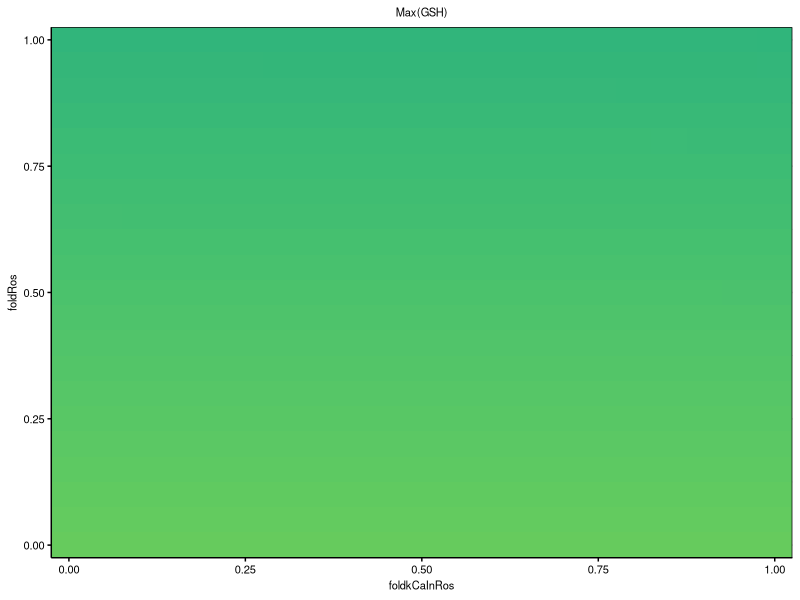
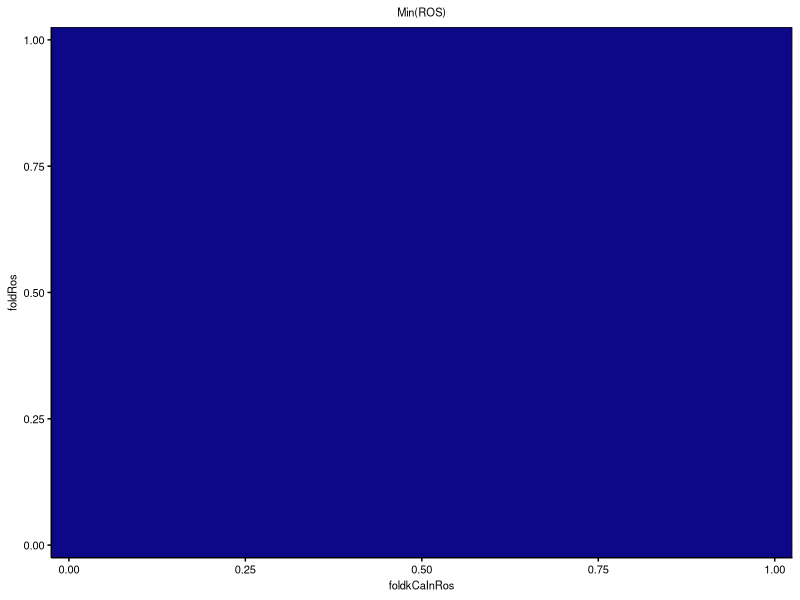
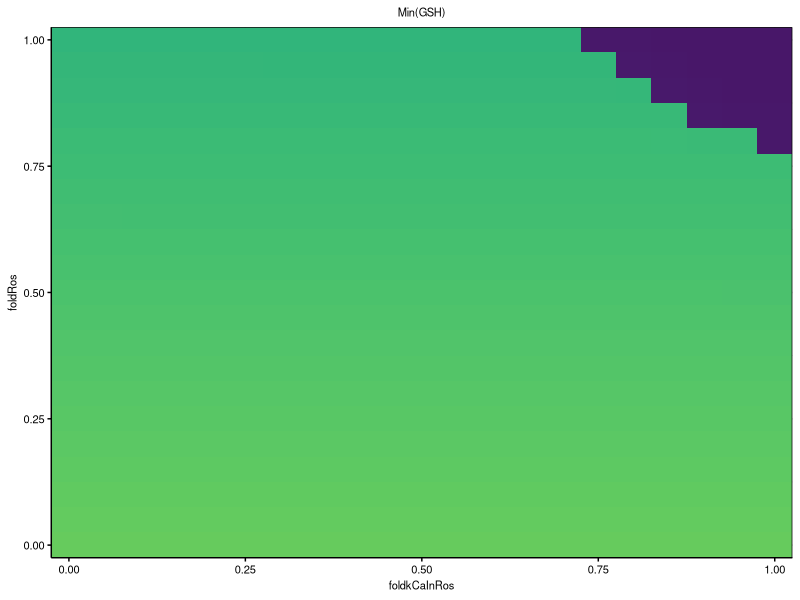
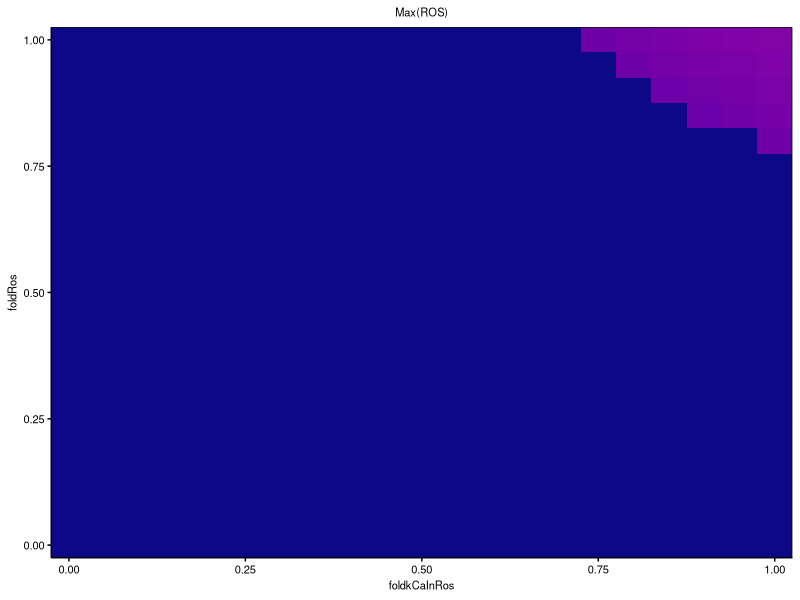
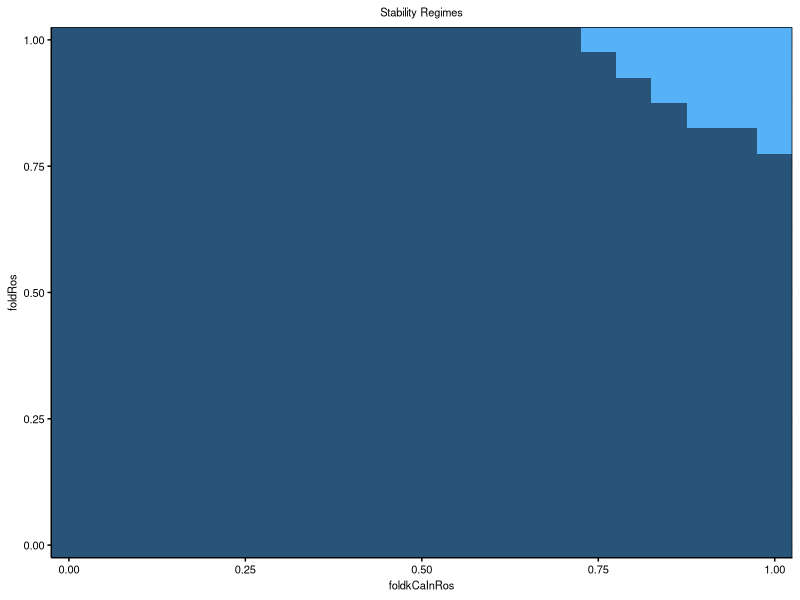
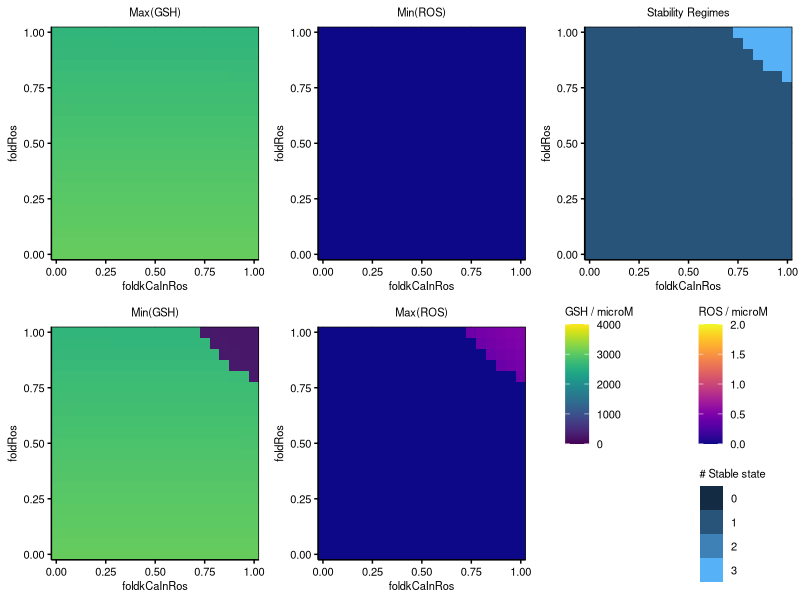

The R script that drew these images, in order:
##### read data
#### set working directory
# setwd("D:/Lab_SHC_files/ROS_model/008_afterChiaChouMod/003_fig3")

#### read data
sol <- read.table("ROS_v6_BifurcationCaRosFeedback_solve_1_out.txt", header = TRUE, sep = "\t") 

##### libraries
library("ggplot2")
library("cowplot")
library("viridis")

##### plot themes
gtheme <- theme(
	axis.line = element_line(color = "black"), 
	axis.ticks = element_line(color = "black"), 
	axis.text = element_text(color = "black", size = 8), 
	axis.title = element_text(color = "black", size = 8), 
	legend.key = element_rect(fill = "white"), 
	legend.text = element_text(color = "black", size = 8), 
	legend.title = element_text(color = "black", size = 8), 
	panel.grid.major = element_line(color = "grey"), 
	panel.grid.minor = element_line(color = "grey"), 
	panel.background = element_rect(fill = "white"), 
	panel.border = element_rect(fill = NA, color = "black"), 
	plot.title = element_text(color = "black", size = 8, hjust = 0.5),
	strip.background = element_rect(colour = "black", fill = "white"),
	strip.text.x = element_text(color = "black", size = 8),
	strip.text.y = element_text(color = "black", size = 8))

##### plot
#### high GSH, low ROS
### GSH
p1a <- ggplot(data = sol, aes(x = foldkCaInRos, y = foldRos, fill = gshmax)) 
p1b <- p1a + geom_tile()
p1c <- p1b + scale_x_continuous(name = "foldkCaInRos", expand = c(0, 0)) + scale_y_continuous(expand = c(0, 0), name = "foldRos") + scale_fill_viridis(name = "GSH / microM", limits = c(0, 4000))
p1d <- p1c + gtheme + labs(title = "Max(GSH)")
p1e <- p1d + theme(legend.position = "none")
p1e

leg1 <- get_legend(p1d)

### ROS
p2a <- ggplot(data = sol, aes(x = foldkCaInRos, y = foldRos, fill = rosmin)) 
p2b <- p2a + geom_tile()
p2c <- p2b + scale_x_continuous(name = "foldkCaInRos", expand = c(0, 0)) + scale_y_continuous(expand = c(0, 0), name = "foldRos") + scale_fill_viridis(name = "ROS / microM", limits = c(0, 2), option = "plasma")
p2d <- p2c + gtheme + labs(title = "Min(ROS)")
p2e <- p2d + theme(legend.position = "none")
p2e

leg2 <- get_legend(p2d)

#### low GSH, high ROS
### GSH
p3a <- ggplot(data = sol, aes(x = foldkCaInRos, y = foldRos, fill = gshmin)) 
p3b <- p3a + geom_tile()
p3c <- p3b + scale_x_continuous(name = "foldkCaInRos", expand = c(0, 0)) + scale_y_continuous(expand = c(0, 0), name = "foldRos") + scale_fill_viridis(name = "GSH / microM", limits = c(0, 4000))
p3d <- p3c + gtheme + labs(title = "Min(GSH)")
p3e <- p3d + theme(legend.position = "none")
p3e

### ROS
p4a <- ggplot(data = sol, aes(x = foldkCaInRos, y = foldRos, fill = rosmax)) 
p4b <- p4a + geom_tile()
p4c <- p4b + scale_x_continuous(name = "foldkCaInRos", expand = c(0, 0)) + scale_y_continuous(expand = c(0, 0), name = "foldRos") + scale_fill_viridis(name = "ROS / microM", limits = c(0, 2), option = "plasma")
p4d <- p4c + gtheme + labs(title = "Max(ROS)")
p4e <- p4d + theme(legend.position = "none")
p4e

#### number of stable state
p5a <- ggplot(data = sol, aes(x = foldkCaInRos, y = foldRos, fill = nStableState)) 
p5b <- p5a + geom_tile()
p5c <- p5b + scale_x_continuous(name = "foldkCaInRos", expand = c(0, 0)) + scale_y_continuous(expand = c(0, 0), name = "foldRos") + scale_fill_gradient(name = "# Stable state", guide = "legend", limits = c(0, 3))
p5d <- p5c + gtheme + labs(title = "Stability Regimes")
p5e <- p5d + theme(legend.position = "none")
p5e

leg3 <- get_legend(p5d)

#### assemble subplots
ap1a <- plot_grid(p1e, p2e, p5e, nrow = 1)
ap1b <- plot_grid(leg1, leg2, NULL, leg3)
ap1c <- plot_grid(p3e, p4e, ap1b, nrow = 1)
ap1d <- plot_grid(ap1a, ap1c, ncol = 1)
ap1d

ggsave2("ROS_v6_BifurcationCaRosFeedback_solve_1.pdf", width = 5.4, height = 3.6, units = "in")
